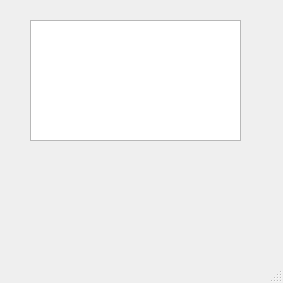
<?xml version="1.0" encoding="UTF-8"?>
<ui version="4.0">
 <class>MainCmd</class>
 <widget class="QMainWindow" name="MainCmd">
  <property name="geometry">
   <rect>
    <x>0</x>
    <y>0</y>
    <width>283</width>
    <height>283</height>
   </rect>
  </property>
  <property name="windowTitle">
   <string>MainWindow</string>
  </property>
  <widget class="QWidget" name="centralwidget">
   <widget class="QPlainTextEdit" name="Edit_cmd">
    <property name="geometry">
     <rect>
      <x>30</x>
      <y>20</y>
      <width>211</width>
      <height>121</height>
     </rect>
    </property>
    <property name="readOnly">
     <bool>true</bool>
    </property>
   </widget>
  </widget>
  <widget class="QMenuBar" name="menubar">
   <property name="geometry">
    <rect>
     <x>0</x>
     <y>0</y>
     <width>283</width>
     <height>28</height>
    </rect>
   </property>
  </widget>
  <widget class="QStatusBar" name="statusbar"/>
 </widget>
 <resources/>
 <connections/>
</ui>
